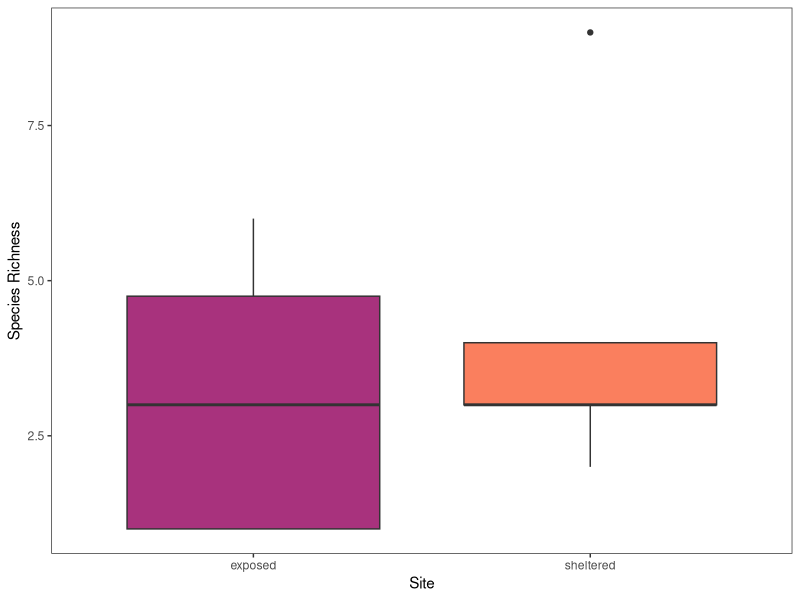
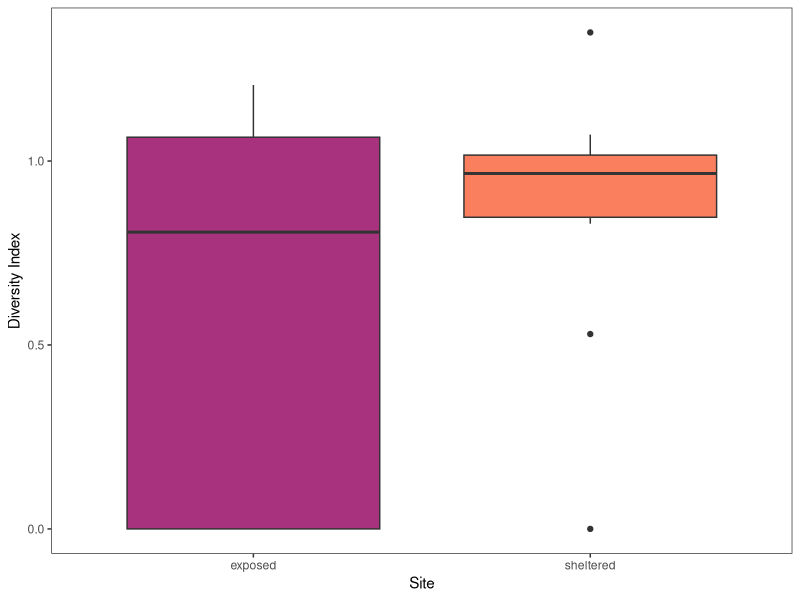
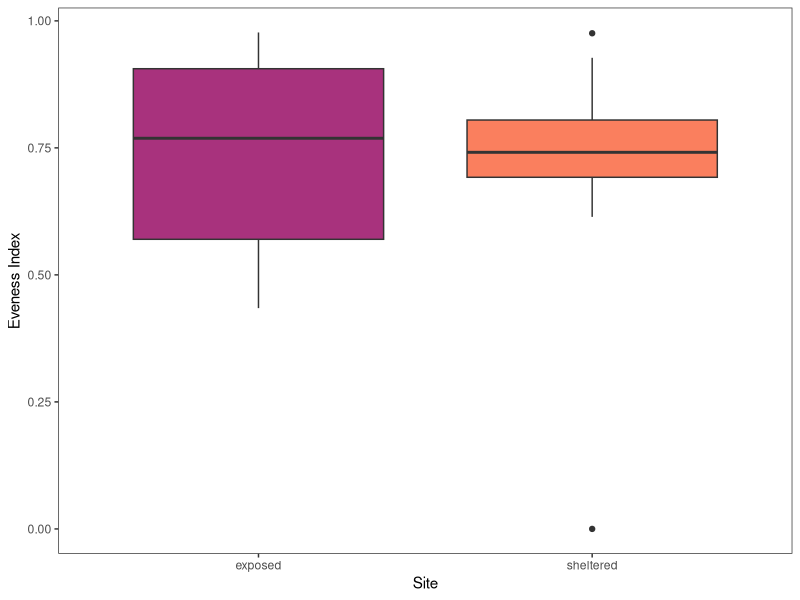
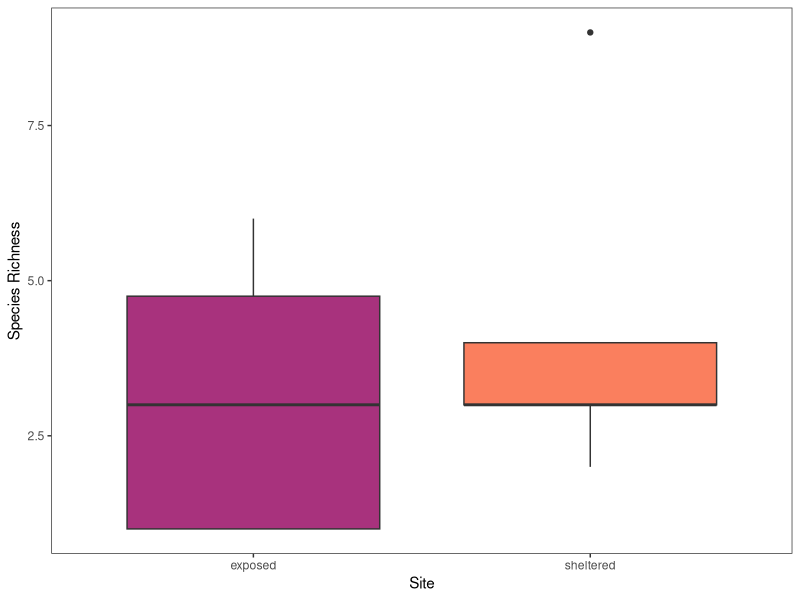

Reproduce these figures in R, in order. (Note: this script raises an error after producing the figures.)
## ---- chunk 1
library(vegan)
library(here)
library(scales)
library(viridis)
library(tidyverse)
## ---- chunk 2
data <- read.csv("data-entry-final.csv")

# Manipulating the data

data_analysis <- data %>% 
  select(-c(abiotic_hab, biotic_hab)) %>% 
  mutate(quadrat = as.factor(quadrat)) %>% 
  group_by(vertical_transect, quadrat, species)%>%
  mutate(n_per_quadrat = sum(n)*10) %>%
  mutate(site = ifelse(vertical_transect %in% c(1,2,3), "sheltered", "exposed")) %>% 
  select(-c(n,square)) %>% 
  na.omit %>%
  distinct() %>%
  group_by(vertical_transect, quadrat) %>%
  mutate(pi_quadrat = n_per_quadrat / sum(n_per_quadrat)) %>% 
  mutate(pi_log = log(pi_quadrat)) %>% 
  mutate(pi_times_pi_log = -(pi_quadrat * pi_log)) %>% 
  select(-c(pi_quadrat, pi_log))

# Diversity calculation

shannon_diversity <- data_analysis %>% 
  group_by(vertical_transect, quadrat) %>%
  summarize(sum(pi_times_pi_log, na.rm = FALSE)) %>%
  rename("shannon_div" = "sum(pi_times_pi_log, na.rm = FALSE)") %>%
  mutate(site = ifelse(vertical_transect %in% c(1,2,3), "sheltered", "exposed"))

# Richness calculation

quad_richness <- data %>%
  drop_na(n) %>%
  group_by(vertical_transect,quadrat) %>%
  summarize(richness = length(unique(species))) %>%
  mutate(site = ifelse(vertical_transect %in% c(1,2,3), "sheltered", "exposed"))

# Evenness calculation

shannon_evenness <- shannon_diversity %>% 
  cbind(richness = quad_richness$richness) %>% 
  mutate(H_max = log(richness)) %>% #COLE: google says in r, log is ln??? can I use log then?
  mutate(evenness = shannon_div/H_max)

## ---- chunk 3
richness_plot <- ggplot(data = quad_richness) +
  geom_boxplot(aes(x = site, y = richness, fill = site)) +
  labs(x = "Site", y = "Species Richness")+
  theme_test()+
  theme(legend.position = 'none')+
  scale_fill_manual(values = c('#A8327DFF', '#FA7F5EFF'))

richness_plot # COLE: how to export?
ggsave(here("./images/richness_plot.png"), richness_plot)
## ---- chunk 4
shannon_diversity_plot <- ggplot(data = shannon_diversity) +
  geom_boxplot(aes(x = site, y = shannon_div, fill = site)) +
  labs(x = "Site", y = "Diversity Index")+
  theme_test()+
  theme(legend.position = 'none')+
  scale_fill_manual(values = c('#A8327DFF', '#FA7F5EFF'))

shannon_diversity_plot
## ---- chunk 5
shannon_evenness_plot <- ggplot(data = shannon_evenness) +
  geom_boxplot(aes(x = site, y = evenness, fill = site)) +
  labs(x = "Site", y = "Eveness Index")+
  theme_test()+
  theme(legend.position = 'none')+
  scale_fill_manual(values = c('#A8327DFF', '#FA7F5EFF'))

shannon_evenness_plot
## ---- chunk 6
## Statistical Analysis

shan_div <- shannon_diversity %>%
  group_by(vertical_transect,quadrat) %>%
  mutate(site = ifelse(vertical_transect %in% c(1,2,3), "sheltered", "exposed")) %>%
  rename("div_sum" = "sum(pi_times_pi_log, na.rm = FALSE)") %>%
 
shanD.mod <- lm(div_sum ~ site, data = shan_div)
summary(shanD.mod)
check.model(shanD.mod)
  
